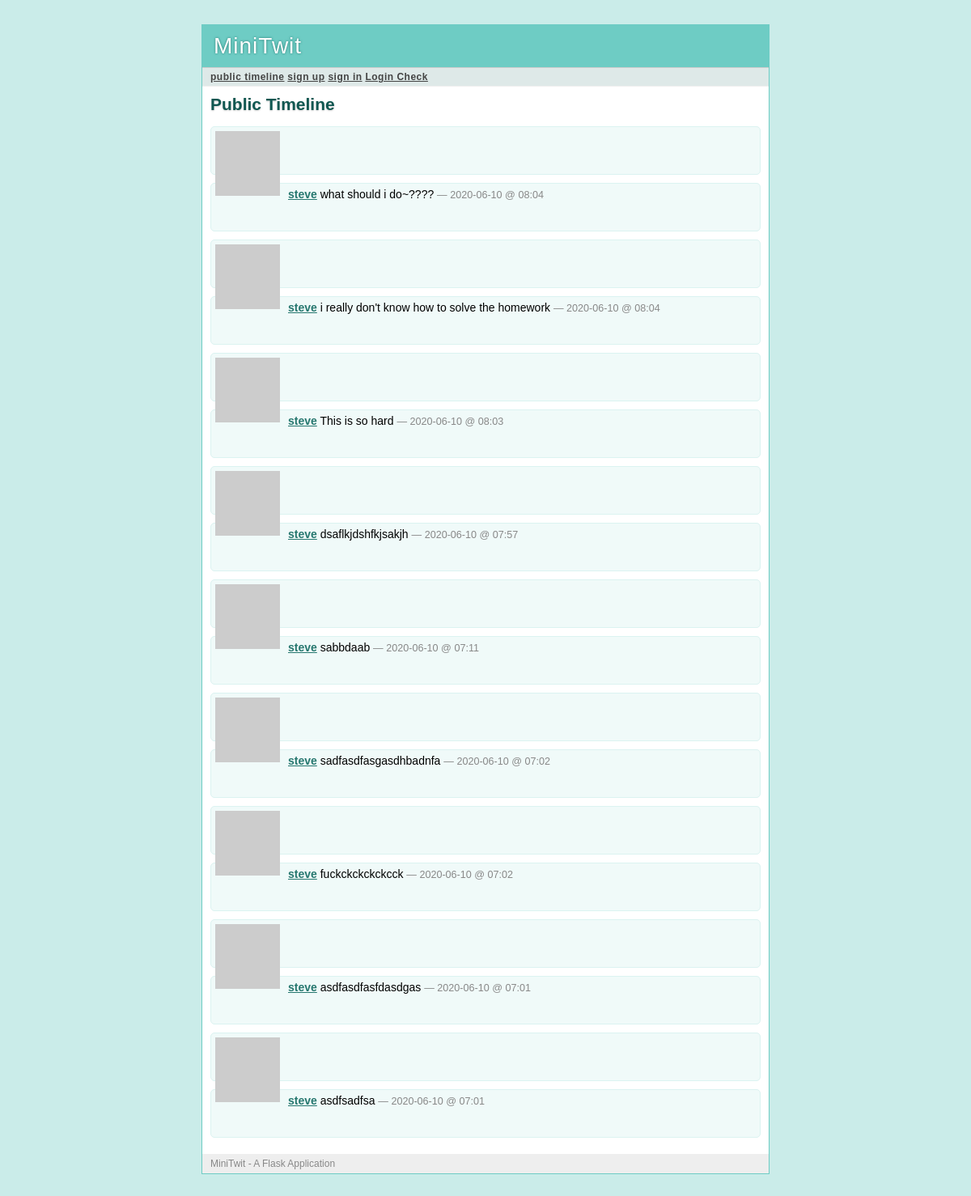
The page /public on the database its author committed.
### tables this page shows
CREATE TABLE message (
message_id integer primary key autoincrement,
author_id integer not null,
text string not null,
pub_date integer);

CREATE TABLE user (
user_id integer primary key autoincrement,
username string not null,
email string not null,
pw_hash string not null
);

### minitwit.py (the view)
@app.route('/public')
def public_timeline():
    return render_template('timeline.html', messages=query_db('''
        select message.*, user.* from message, user
        where message.author_id = user.user_id
        order by message.pub_date desc limit ?''', [PER_PAGE]))

### minitwit.py (called while the page is built)
def connect_db():
    return sqlite3.connect(app.config['DATABASE'])

@app.before_request
def before_request():
    g.db = connect_db()
    g.user = None
    if 'user_id' in session:
        g.user = query_db('select * from user where user_id = ?',
                          [session['user_id']], one=True)

@app.teardown_request
def teardown_request(exception):
    if hasattr(g, 'db'):
        g.db.close()

def query_db(query, args=(), one=False):
    cur = g.db.execute(query, args)
    rv = [dict((cur.description[idx][0], value)
               for idx, value in enumerate(row)) for row in cur.fetchall()]
    return (rv[0] if rv else None) if one else rv

def gravatar_url(email, size=80):
    return 'http://www.gravatar.com/avatar/%s?d=identicon&s=%d' % \
        (md5(email.strip().lower().encode('utf-8')).hexdigest(),
         size)

def format_datetime(timestamp):
    return datetime.utcfromtimestamp(timestamp).strftime('%Y-%m-%d @ %H:%M')

### templates/timeline.html (shortened to what this page needs)
{% extends "layout.html" %}
{% block title %}
  {% if request.endpoint == 'public_timeline' %}
    Public Timeline
  {% elif request.endpoint == 'user_timeline' %}
    {{ profile_user.username }}'s Timeline
  {% else %}
    My Timeline
  {% endif %}
{% endblock %}
{% block body %}
  <h2>{{ self.title() }}</h2>
  <ul class=messages>
  {% for message in messages %}
    <li>
      <img src="{{ message.email|gravatar(size=48) }}">
      <li>
        <strong><a href="{{ url_for('user_timeline', username=message.username)
           }}">{{ message.username }}</a></strong>
        {{ message.text }}
        <small>&mdash; {{ message.pub_date|datetimeformat }}</small>
        {% else %}
      </li>
    <li><em>There's no message so far.</em>
        {% endfor %}
    </li>
  </ul>
{% endblock %}

### templates/layout.html (shortened to what this page needs)
<!DOCTYPE html>
<link rel=stylesheet type=text/css href="{{ url_for('static', filename='style.css') }}">
<div class=page>
    <h1>MiniTwit</h1>
    <div class=navigation>
        {% if g.user %}
            <a href ="{{ url_for('timeline') }}">my timeline</a>
            <a href ="{{ url_for('public_timeline') }}">public timeline</a>
            <a href ="{{ url_for('logout') }}">sign out[{{ g.user.username }}]</a>
            <a href ="{{ url_for('loginCheck') }}">Login Check</a>
        {% else %}
            <a href ="{{ url_for('public_timeline') }}">public timeline</a>
            <a href ="{{ url_for('register') }}">sign up</a>
            <a href ="{{ url_for('login') }}">sign in</a>
            <a href ="{{ url_for('loginCheck') }}">Login Check</a>
        {% endif %}
    </div>
    <div class=body>
        {% block body %}{% endblock %}
    </div>
    <div class=footer>
        MiniTwit - A Flask Application
    </div>
</div>

### static/style.css (style rules this page uses)
a { color: #26776F; }
div.page { background: white; border: 1px solid #6ECCC4; width: 700px; margin: 30px auto; }
div.page h1 { background: #6ECCC4; margin: 0; padding: 10px 14px; color: white; letter-spacing: 1px; text-shadow: 0 0 3px #24776F; font-weight: normal; }
div.page div.navigation { background: #DEE9E8; padding: 4px 10px; border-top: 1px solid #ccc; border-bottom: 1px solid #eee; color: #888; font-size: 12px; letter-spacing: 0.5px; }
div.page div.navigation a { color: #444; font-weight: bold; }
div.page h2 { margin: 0 0 15px 0; color: #105751; text-shadow: 0 1px 2px #ccc; }
div.page div.body { padding: 10px; }
div.page div.footer { background: #eee; color: #888; padding: 5px 10px; font-size: 12px; }
div.page ul.messages { list-style: none; margin: 0; padding: 0; }
div.page ul.messages li { margin: 10px 0; padding: 5px; background: #F0FAF9; border: 1px solid #DBF3F1; -moz-border-radius: 5px; -webkit-border-radius: 5px; min-height: 48px; }
div.page ul.messages li img { float: left; padding: 0 10px 0 0; }
div.page ul.messages li small { font-size: 0.9em; color: #888; }

### rows shown on the page
message: username "steve", text "what should i do~????", pub_date "2020-06-10 @ 08:04"
message: username "steve", text "i really don't know how to solve the homework", pub_date "2020-06-10 @ 08:04"
message: username "steve", text "This is so hard", pub_date "2020-06-10 @ 08:03"
message: username "steve", text "dsaflkjdshfkjsakjh", pub_date "2020-06-10 @ 07:57"
message: username "steve", text "sabbdaab", pub_date "2020-06-10 @ 07:11"
message: username "steve", text "sadfasdfasgasdhbadnfa", pub_date "2020-06-10 @ 07:02"
message: username "steve", text "fuckckckckckcck", pub_date "2020-06-10 @ 07:02"
message: username "steve", text "asdfasdfasfdasdgas", pub_date "2020-06-10 @ 07:01"
message: username "steve", text "asdfsadfsa", pub_date "2020-06-10 @ 07:01"
